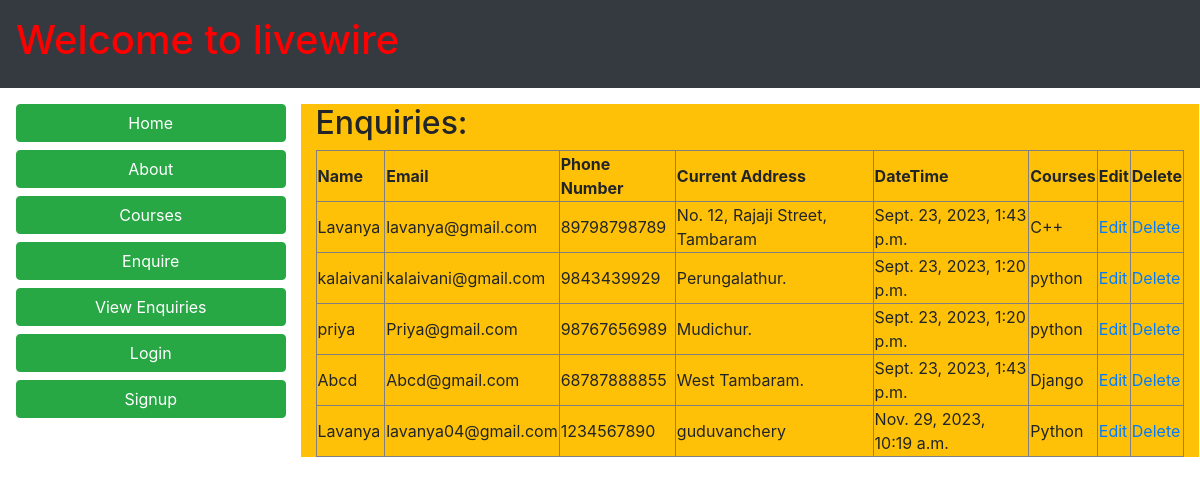
/enquiries/ (signed in), run on the app's committed database.
### sample/models.py (models this page shows)
class Enquiry(models.Model):
    name=models.CharField(max_length=30,help_text="Name should be within 30 letters",verbose_name="Enter Name:")
    email=models.EmailField(unique=True,help_text="Give correct Email id",verbose_name="Enter Email:")
    phone=models.BigIntegerField(help_text="Phone number should be in 10 digits",verbose_name="Enter Phone number:")
    Address=models.TextField(verbose_name="Current Address:")
    date=models.DateTimeField(auto_now=True)
    courses=models.CharField(max_length=30,default='python',choices=[('Java',"java SE-8"),
                                                                     ('Python','Python3'),
                                                                     ("C","C"),
                                                                     ("C++","C++"),
                                                                     ('Django','Django FrameWork')])

### sample/views.py (the view)
# urls.py: path('enquiries/',viewEnquiries,name='enqs'),
@login_required()
def viewEnquiries(request):
    data = Enquiry.objects.all()
    return render(request,'enquries.html',{'data':data})

### templates/enquries.html
{% extends 'home.html' %}
{% block content %}
<h2>Enquiries:</h2>
<table border="" width="100%">
    <tr>
        <th>Name</th>
        <th>Email</th>
        <th>Phone Number</th>
        <th>Current Address</th>
        <th>DateTime</th>
        <th>Courses</th>
        <th>Edit</th>
        <th>Delete</th>
    </tr>
{% for a in data %}
    <tr>
        <td>{{a.name}}</td>
        <td>{{a.email}}</td>
        <td>{{a.phone}}</td>
        <td>{{a.Address}}</td>
        <td>{{a.date}}</td>
        <td>{{a.courses}}</td>
        <td>
            <a href="/edit/{{a.id}}">Edit</a>
        </td>
        <td>
            <a href="/delete/{{a.id}}">Delete</a>
        </td>
    </tr>
    {% endfor %}
</table>
{% endblock %}

### templates/home.html (shortened to what this page needs)
<!DOCTYPE html>
<html lang="en">
<head>
    <link rel="stylesheet" href="https://cdn.jsdelivr.net/npm/bootstrap@4.6.2/dist/css/bootstrap.min.css">
    {% load static %}
    <link rel="stylesheet" href="{% static 'style.css' %}">
</head>
<body>
<div class="container-fluid p-3 bg-dark text-white" >
    <h1>Welcome to livewire </h1>
</div>
<div class="container-fluid p-3">
    <div class="row" >
        <div class="col-xl-3">
            <a href="/" class="btn btn-success btn-block">Home</a>
            <a href="/about" class="btn btn-success btn-block">About</a>
            <a href="/course" class="btn btn-success btn-block">Courses</a>
            <a href="/enquiry" class="btn btn-success btn-block">Enquire</a>
            <a href="/enquiries" class="btn btn-success btn-block">View Enquiries</a>
            <a href="/login" class="btn btn-success btn-block">Login</a>
            <a href="/signup" class="btn btn-success btn-block">Signup</a>
        </div>
    <div class="bg-warning col-xl-9">
        {% block content %}
        {% load static %}
         {%endblock%}
    </div>
    </div>
</div>
</body>
</html>

### sample/static/style.css (style rules this page uses)
h1 { color:red; }

### data on the page
Enquiry: name "Lavanya", email "lavanya@gmail.com", phone "89798798789", Address "No. 12, Rajaji Street, Tambaram", date "Sept. 23, 2023, 1:43 p.m.", courses "C++"
Enquiry: name "kalaivani", email "kalaivani@gmail.com", phone "9843439929", Address "Perungalathur.", date "Sept. 23, 2023, 1:20 p.m.", courses "python"
Enquiry: name "priya", email "Priya@gmail.com", phone "98767656989", Address "Mudichur.", date "Sept. 23, 2023, 1:20 p.m.", courses "python"
Enquiry: name "Abcd", email "Abcd@gmail.com", phone "68787888855", Address "West Tambaram.", date "Sept. 23, 2023, 1:43 p.m.", courses "Django"
Enquiry: name "Lavanya", email "lavanya04@gmail.com", phone "1234567890", Address "guduvanchery", date "Nov. 29, 2023, 10:19 a.m.", courses "Python"
